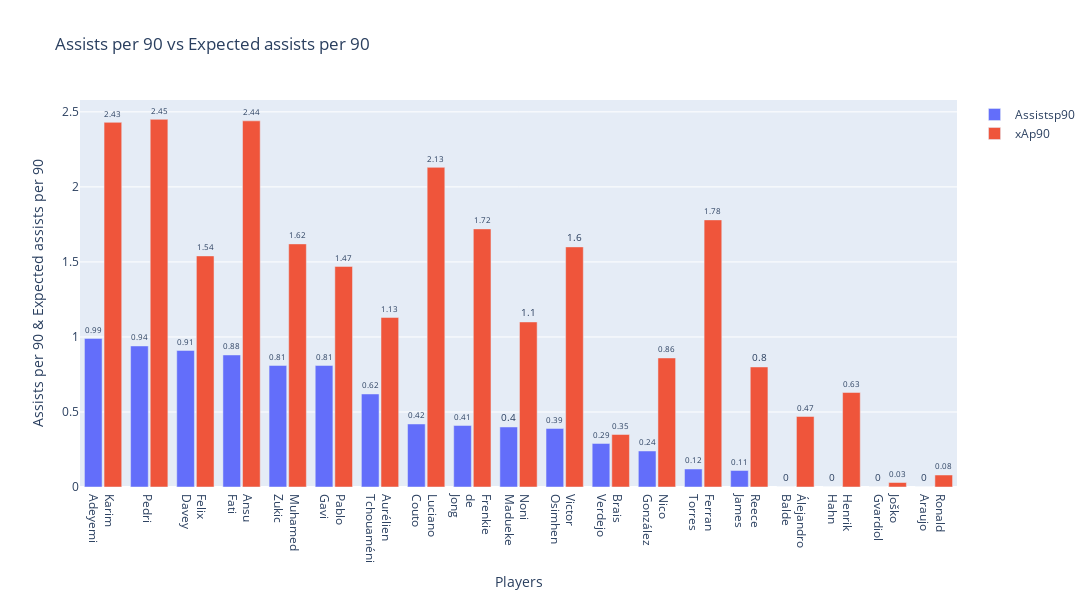

Notebook code cell kept with this figure:
### Code cell
grouped_bar('Assistsp90', 'xAp90')

### Figure 1 — Plotly figure (JSON) as saved in the notebook; plotly's stock layout.template omitted (floating-point values rounded to 4 significant figures)
{"data": [{"cliponaxis": false, "name": "Assistsp90", "text": [0, 0, 0, 0, 0.11, 0.12, 0.24, 0.29, 0.39, 0.4, 0.41, 0.42, 0.62, 0.81, 0.81, 0.88, 0.91, 0.94, 0.99], "textfont": {"size": 10}, "textposition": "outside", "type": "bar", "x": ["Álejandro<br>Balde", "Henrik<br>Hahn", "Joško<br>Gvardiol", "Ronald<br>Araujo", "Reece<br>James", "Ferran<br>Torres", "Nico<br>González", "Brais<br>Verdejo", "Victor<br>Osimhen", "Noni<br>Madueke", "Frenkie<br>de<br>Jong", "Luciano<br>Couto", "Aurélien<br>Tchouaméni", "Muhamed<br>Zukic", "Pablo<br>Gavi", "Ansu<br>Fati", "Felix<br>Davey", "Pedri", "Karim<br>Adeyemi"], "y": [0, 0, 0, 0, 0.11, 0.12, 0.24, 0.29, 0.39, 0.4, 0.41, 0.42, 0.62, 0.81, 0.81, 0.88, 0.91, 0.94, 0.99]}, {"cliponaxis": false, "name": "xAp90", "text": [0.47, 0.63, 0.03, 0.08, 0.8, 1.78, 0.86, 0.35, 1.6, 1.1, 1.72, 2.13, 1.13, 1.62, 1.47, 2.44, 1.54, 2.45, 2.43], "textfont": {"size": 10}, "textposition": "outside", "type": "bar", "x": ["Álejandro<br>Balde", "Henrik<br>Hahn", "Joško<br>Gvardiol", "Ronald<br>Araujo", "Reece<br>James", "Ferran<br>Torres", "Nico<br>González", "Brais<br>Verdejo", "Victor<br>Osimhen", "Noni<br>Madueke", "Frenkie<br>de<br>Jong", "Luciano<br>Couto", "Aurélien<br>Tchouaméni", "Muhamed<br>Zukic", "Pablo<br>Gavi", "Ansu<br>Fati", "Felix<br>Davey", "Pedri", "Karim<br>Adeyemi"], "y": [0.47, 0.63, 0.03, 0.08, 0.8, 1.78, 0.86, 0.35, 1.6, 1.1, 1.72, 2.13, 1.13, 1.62, 1.47, 2.44, 1.54, 2.45, 2.43]}], "layout": {"bargap": 0.15, "bargroupgap": 0.1, "barmode": "group", "height": 600, "title": {"text": "Assists per 90 vs Expected assists per 90"}, "width": 1600, "xaxis": {"categoryorder": "min descending", "title": {"text": "Players"}}, "yaxis": {"title": {"text": "Assists per 90 & Expected assists per 90"}}}}
